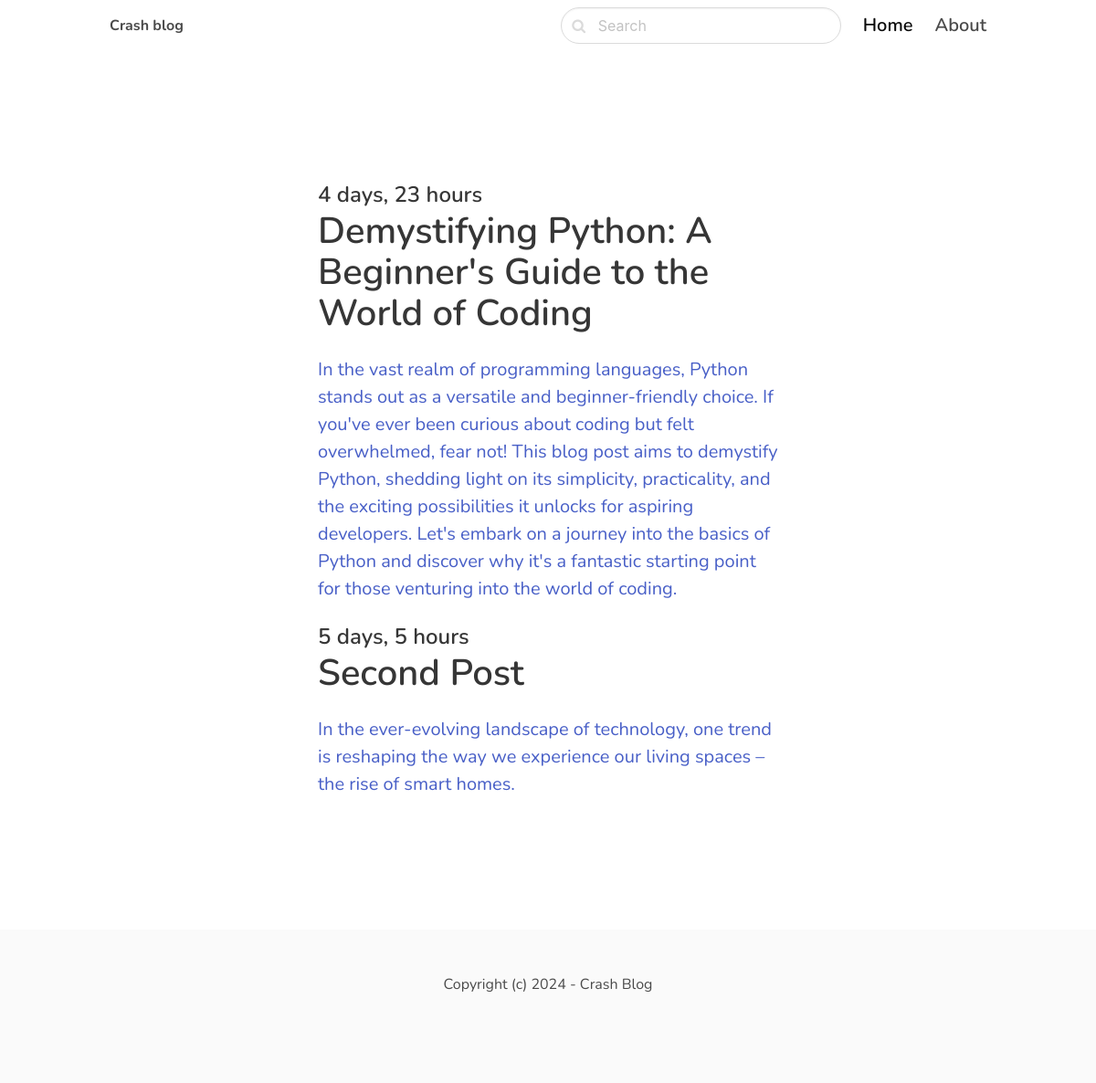
/django/, run on the app's committed database.
### blog/models.py (models this page shows, shortened)
class Post(models.Model):
    ACTIVE = 'active'
    DRAFT = 'draft'
    CHOICES_STATUS = (
        (ACTIVE, 'Active'),
        (DRAFT, 'Draft')
    )
    category = models.ForeignKey(Category, related_name='posts', on_delete=models.CASCADE)
    title= models.CharField(max_length=255)
    slug = models. SlugField()
    intro = models.TextField()
    body = models.TextField()
    created_at = models.DateTimeField(auto_now_add=True)
    status = models.CharField(max_length=10, choices=CHOICES_STATUS, default=ACTIVE)
    image = models.ImageField(upload_to='uploads/',blank=True,null=True)
    class Meta:
        ordering = ('-created_at',)

### blog/views.py (the view)
# urls.py: path('<slug:slug>/', views.category, name='category_detail'),
def category(request, slug):
    category = get_object_or_404(Category, slug=slug)
    posts = category.posts.filter(status=Post.ACTIVE)
    return render(request, 'blog/category.html',{'category':category, 'posts':posts})

### blog/templates/blog/category.html (shortened to what this page needs)
{% extends 'core/base.html' %}
{% block content %}
<section class="hero">
    <div class="hero-body">
      <div class="container">
            <section class="section">
                <div class="columns">
                    <div class="column is-8 is-offset-2">
                        {% for post in posts %}
                        <div class="content is-medium">
                            <a href="{% url 'post_detail' post.category.slug post.slug %}">
                                <h2 class="subtitle is-4">{{ post.created_at|timesince }}</h2>
                                <h1 class="title">{{ post.title }}</h1>
                                <p>{{ post.intro }}</p>
                            </a>
                        </div>
                        {% empty %}
                            <div class="content">
                                <p>There is no posts in this category...</p>
                            </div>
                        {% endfor %}
                    </div>
                </div>
            </section>
        </div>
    </div>
</section>
{% endblock %}

### core/templates/core/base.html (style rules this page uses)
body { font-family: 'Nunito', sans-serif; }

### data on the page
Post: created_at "4 days, 23 hours", title "Demystifying Python: A Beginner's Guide to the World of Coding", intro "In the vast realm of programming languages, Python stands out as a versatile and beginner-friendly choice. If you've ever been curious about coding but felt overwhelmed, fear not! This blog post aims to demystify Python, shedding light on its simplicity, practicality, and the exciting possibilities it unlocks for aspiring developers. Let's embark on a journey into the basics of Python and discover why it's a fantastic starting point for those venturing into the world of coding."
Post: created_at "5 days, 5 hours", title "Second Post", intro "In the ever-evolving landscape of technology, one trend is reshaping the way we experience our living spaces – the rise of smart homes."
